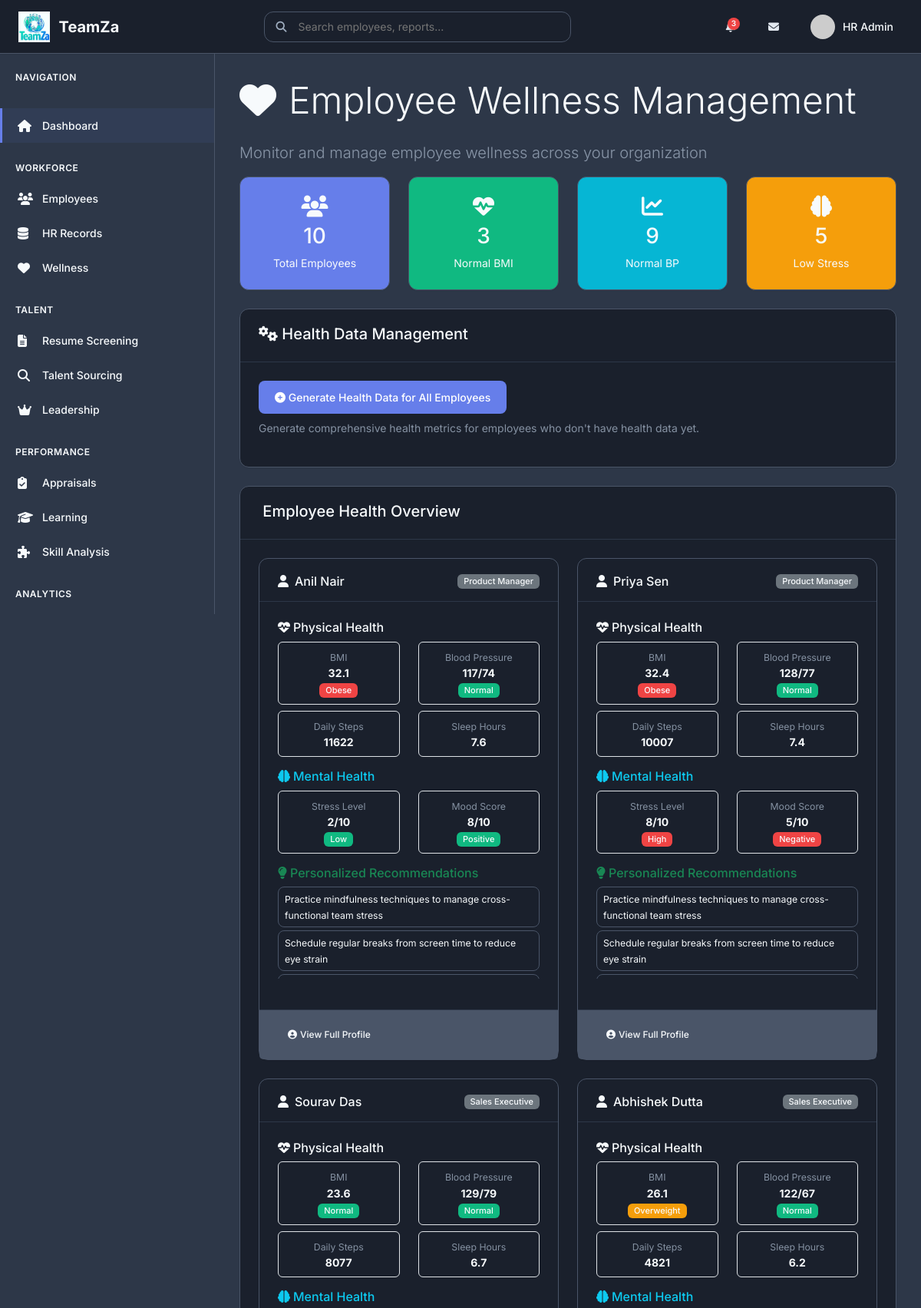
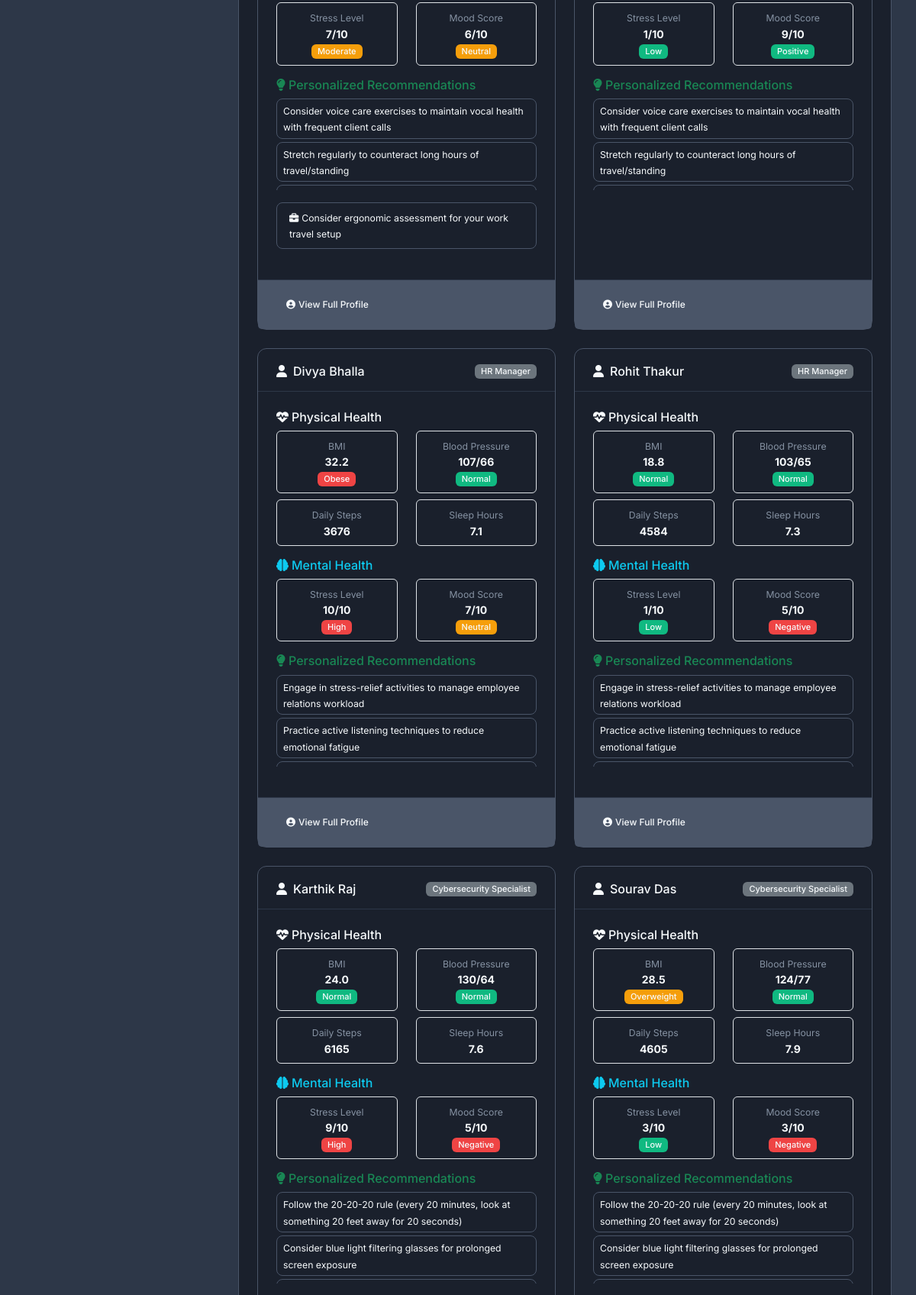
/wellness-tracker (upper part), run on the app's committed database (2 pictures, top to bottom).
### models.py (models this page shows, shortened)
class Employee(db.Model):
    id = db.Column(db.Integer, primary_key=True)
    name = db.Column(db.String(100), nullable=False)
    email = db.Column(db.String(120), unique=True, nullable=False)
    department = db.Column(db.String(50), nullable=False)
    position = db.Column(db.String(100), nullable=False)
    hire_date = db.Column(db.Date, nullable=False)
    current_salary = db.Column(db.Float, default=0.0)
    performance_score = db.Column(db.Float, default=0.0)
    skills = db.Column(Text)  # JSON string of skills
    gender = db.Column(db.String(20))
    region = db.Column(db.String(50))
    age = db.Column(db.Integer)
    experience_years = db.Column(db.Integer)
    manager_rating = db.Column(db.Float)
    last_hike_date = db.Column(db.Date)
    last_promotion_date = db.Column(db.Date)
    skill_gaps = db.Column(db.String(500))
    status = db.Column(db.String(20), default='active')  # active, inactive, terminated
    created_at = db.Column(db.DateTime, default=datetime.utcnow)

class HealthMetrics(db.Model):
    id = db.Column(db.Integer, primary_key=True)
    employee_id = db.Column(db.Integer, db.ForeignKey('employee.id'), nullable=False)
    bmi = db.Column(db.Float)
    bmi_status = db.Column(db.String(20))  # Normal, Overweight, Obese, Underweight
    blood_pressure = db.Column(db.String(20))  # e.g., "120/80"
    bp_status = db.Column(db.String(20))  # Normal, Elevated
    avg_daily_steps = db.Column(db.Integer)
    avg_sleep_hours = db.Column(db.Float)
    stress_level = db.Column(db.Integer)  # 1-10
    stress_status = db.Column(db.String(20))  # Low, Moderate, High
    mood_score = db.Column(db.Integer)  # 1-10
    mood_status = db.Column(db.String(20))  # Positive, Neutral, Negative
    recommendations = db.Column(Text)  # JSON string of recommendations
    created_at = db.Column(db.DateTime, default=datetime.utcnow)
    employee = db.relationship('Employee', backref=db.backref('health_metrics', lazy=True))

### routes.py (the view, shortened to what this page needs)
@app.route('/wellness-tracker', methods=['GET', 'POST'])
def wellness_tracker():
    from utils.health_generator import HealthDataGenerator
    health_gen = HealthDataGenerator()
    health_overview = health_gen.get_health_overview()
    employees_with_health = db.session.query(Employee, HealthMetrics).outerjoin(HealthMetrics).all()
    recent_checks = WellnessCheck.query.order_by(WellnessCheck.check_date.desc()).limit(20).all()
    total_checks = WellnessCheck.query.count()
    green_status = WellnessCheck.query.filter_by(overall_wellness='green').count()
    yellow_status = WellnessCheck.query.filter_by(overall_wellness='yellow').count()
    red_status = WellnessCheck.query.filter_by(overall_wellness='red').count()
    from datetime import datetime, timedelta
    thirty_days_ago = datetime.now() - timedelta(days=30)
    concern_employees = db.session.query(Employee).join(WellnessCheck).filter(
        WellnessCheck.overall_wellness == 'red',
        WellnessCheck.check_date >= thirty_days_ago
    ).distinct().all()
    return render_template('wellness_tracker.html',
                         employees_with_health=employees_with_health,
                         recent_checks=recent_checks,
                         total_checks=total_checks,
                         green_status=green_status,
                         yellow_status=yellow_status,
                         red_status=red_status,
                         concern_employees=concern_employees,
                         health_overview=health_overview)

### templates/wellness_tracker.html (shortened to what this page needs)
{% extends "base.html" %}
{% block content %}
<div class="row">
    <div class="col-12">
        <h1 class="display-5 mb-4">
            <i class="fas fa-heart me-3"></i>Employee Wellness Management
        </h1>
        <p class="lead text-muted">Monitor and manage employee wellness across your organization</p>
    </div>
</div>
<div class="row mb-4">
    <div class="col-md-3">
        <div class="card bg-primary text-white">
            <div class="card-body text-center">
                <i class="fas fa-users fa-2x mb-2"></i>
                <h3>{{ health_overview.total_employees }}</h3>
                <p class="mb-0">Total Employees</p>
            </div>
        </div>
    </div>
    <div class="col-md-3">
        <div class="card bg-success text-white">
            <div class="card-body text-center">
                <i class="fas fa-heartbeat fa-2x mb-2"></i>
                <h3>{{ health_overview.bmi_distribution.normal }}</h3>
                <p class="mb-0">Normal BMI</p>
            </div>
        </div>
    </div>
    <div class="col-md-3">
        <div class="card bg-info text-white">
            <div class="card-body text-center">
                <i class="fas fa-chart-line fa-2x mb-2"></i>
                <h3>{{ health_overview.bp_distribution.normal }}</h3>
                <p class="mb-0">Normal BP</p>
            </div>
        </div>
    </div>
    <div class="col-md-3">
        <div class="card bg-warning text-white">
            <div class="card-body text-center">
                <i class="fas fa-brain fa-2x mb-2"></i>
                <h3>{{ health_overview.stress_distribution.low }}</h3>
                <p class="mb-0">Low Stress</p>
            </div>
        </div>
    </div>
</div>
<div class="row mb-4">
    <div class="col-12">
        <div class="card">
            <div class="card-header">
                <h5><i class="fas fa-cogs"></i> Health Data Management</h5>
            </div>
            <div class="card-body">
                <form method="post" class="d-inline">
                    <button type="submit" class="btn btn-primary">
                        <i class="fas fa-plus-circle"></i> Generate Health Data for All Employees
                    </button>
                </form>
                <p class="text-muted mt-2">Generate comprehensive health metrics for employees who don't have health data yet.</p>
            </div>
        </div>
    </div>
</div>
<div class="row">
    <div class="col-12">
        <div class="card">
            <div class="card-header">
                <h5> Employee Health Overview</h5>
            </div>
            <div class="card-body">
                {% if employees_with_health %}
                <div class="row">
                    {% for employee, health_metrics in employees_with_health %}
                    <div class="col-lg-6 mb-4">
                        <div class="card h-100">
                            <div class="card-header d-flex justify-content-between align-items-center">
                                <h6 class="mb-0">
                                    <i class="fas fa-user me-2"></i>{{ employee.name }}
                                </h6>
                                <span class="badge bg-secondary">{{ employee.position }}</span>
                            </div>
                            <div class="card-body">
                                {% if health_metrics %}
                                <div class="mb-3">
                                    <h6 class="text-primary">
                                        <i class="fas fa-heartbeat me-1"></i>Physical Health
                                    </h6>
                                    <div class="row text-center">
                                        <div class="col-6">
                                            <div class="border rounded p-2">
                                                <small class="text-muted">BMI</small>
                                                <div class="fw-bold">{{ health_metrics.bmi }}</div>
                                                <span class="badge {% if health_metrics.bmi_status == 'Normal' %}bg-success{% elif health_metrics.bmi_status == 'Overweight' %}bg-warning{% else %}bg-danger{% endif %}">
                                                    {{ health_metrics.bmi_status }}
                                                </span>
                                            </div>
                                        </div>
                                        <div class="col-6">
                                            <div class="border rounded p-2">
                                                <small class="text-muted">Blood Pressure</small>
                                                <div class="fw-bold">{{ health_metrics.blood_pressure }}</div>
                                                <span class="badge {% if health_metrics.bp_status == 'Normal' %}bg-success{% else %}bg-warning{% endif %}">
                                                    {{ health_metrics.bp_status }}
                                                </span>
                                            </div>
                                        </div>
                                    </div>
                                    <div class="row text-center mt-2">
                                        <div class="col-6">
                                            <div class="border rounded p-2">
                                                <small class="text-muted">Daily Steps</small>
                                                <div class="fw-bold">{{ health_metrics.avg_daily_steps }}</div>
                                            </div>
                                        </div>
                                        <div class="col-6">
                                            <div class="border rounded p-2">
                                                <small class="text-muted">Sleep Hours</small>
                                                <div class="fw-bold">{{ health_metrics.avg_sleep_hours }}</div>
                                            </div>
                                        </div>
                                    </div>
                                </div>
                                <div class="mb-3">
                                    <h6 class="text-info">
                                        <i class="fas fa-brain me-1"></i>Mental Health
                                    </h6>
                                    <div class="row text-center">
                                        <div class="col-6">
                                            <div class="border rounded p-2">
                                                <small class="text-muted">Stress Level</small>
                                                <div class="fw-bold">{{ health_metrics.stress_level }}/10</div>
                                                <span class="badge {% if health_metrics.stress_status == 'Low' %}bg-success{% elif health_metrics.stress_status == 'Moderate' %}bg-warning{% else %}bg-danger{% endif %}">
                                                    {{ health_metrics.stress_status }}
                                                </span>
                                            </div>
                                        </div>
                                        <div class="col-6">
                                            <div class="border rounded p-2">
                                                <small class="text-muted">Mood Score</small>
                                                <div class="fw-bold">{{ health_metrics.mood_score }}/10</div>
                                                <span class="badge {% if health_metrics.mood_status == 'Positive' %}bg-success{% elif health_metrics.mood_status == 'Neutral' %}bg-warning{% else %}bg-danger{% endif %}">
                                                    {{ health_metrics.mood_status }}
                                                </span>
                                            </div>
                                        </div>
                                    </div>
                                </div>
                                {% if health_metrics.recommendations %}
                                <div class="mb-3">
                                    <h6 class="text-success">
                                        <i class="fas fa-lightbulb me-1"></i>Personalized Recommendations
                                    </h6>
                                    <div class="recommendations-list" style="max-height: 120px; overflow-y: auto;">
                                        {% set recommendations = health_metrics.recommendations | from_json %}
                                        {% for recommendation in recommendations %}
                                        <div class="alert alert-light py-1 px-2 mb-1">
                                            <small>{{ recommendation }}</small>
                                        </div>
                                        {% endfor %}
                                    </div>
                                </div>
                                {% endif %}
                                {% if employee.age and employee.age > 40 and 'Sales Executive' in employee.position %}
                                <div class="alert alert-warning py-2">
                                    <small><i class="fas fa-briefcase me-1"></i>Consider ergonomic assessment for your work travel setup</small>
                                </div>
                                {% endif %}
                                {% endif %}
                            </div>
                            <div class="card-footer">
                                <a href="{{ url_for('employee_profile', employee_id=employee.id) }}" class="btn btn-sm btn-outline-primary">
                                    <i class="fas fa-user-circle me-1"></i>View Full Profile
                                </a>
                            </div>
                        </div>
                    </div>
                    {% endfor %}
                </div>
                {% endif %}
            </div>
        </div>
    </div>
</div>
{% endblock %}

### data on the page
Employee: name "Anil Nair", position "Product Manager", bmi "32.1", bmi_status "Obese", blood_pressure "117/74", bp_status "Normal", avg_daily_steps "11622", avg_sleep_hours "7.6", stress_level "2", stress_status "Low", mood_score "8", mood_status "Positive", recommendations "Practice mindfulness techniques to manage cross-functional team stress" "Schedule regular breaks from screen time to reduce eye strain"
Employee: name "Priya Sen", position "Product Manager", bmi "32.4", bmi_status "Obese", blood_pressure "128/77", bp_status "Normal", avg_daily_steps "10007", avg_sleep_hours "7.4", stress_level "8", stress_status "High", mood_score "5", mood_status "Negative", recommendations "Practice mindfulness techniques to manage cross-functional team stress" "Schedule regular breaks from screen time to reduce eye strain"
Employee: name "Sourav Das", position "Sales Executive", bmi "23.6", bmi_status "Normal", blood_pressure "129/79", bp_status "Normal", avg_daily_steps "8077", avg_sleep_hours "6.7", stress_level "7", stress_status "Moderate", mood_score "6", mood_status "Neutral", recommendations "Consider voice care exercises to maintain vocal health with frequent client calls" "Stretch regularly to counteract long hours of travel/standing", shows "Consider ergonomic assessment for your work travel setup"
Employee: name "Abhishek Dutta", position "Sales Executive", bmi "26.1", bmi_status "Overweight", blood_pressure "122/67", bp_status "Normal", avg_daily_steps "4821", avg_sleep_hours "6.2", stress_level "1", stress_status "Low", mood_score "9", mood_status "Positive", recommendations "Consider voice care exercises to maintain vocal health with frequent client calls" "Stretch regularly to counteract long hours of travel/standing"
Employee: name "Divya Bhalla", position "HR Manager", bmi "32.2", bmi_status "Obese", blood_pressure "107/66", bp_status "Normal", avg_daily_steps "3676", avg_sleep_hours "7.1", stress_level "10", stress_status "High", mood_score "7", mood_status "Neutral", recommendations "Engage in stress-relief activities to manage employee relations workload" "Practice active listening techniques to reduce emotional fatigue"
Employee: name "Rohit Thakur", position "HR Manager", bmi "18.8", bmi_status "Normal", blood_pressure "103/65", bp_status "Normal", avg_daily_steps "4584", avg_sleep_hours "7.3", stress_level "1", stress_status "Low", mood_score "5", mood_status "Negative", recommendations "Engage in stress-relief activities to manage employee relations workload" "Practice active listening techniques to reduce emotional fatigue"
Employee: name "Karthik Raj", position "Cybersecurity Specialist", bmi "24.0", bmi_status "Normal", blood_pressure "130/64", bp_status "Normal", avg_daily_steps "6165", avg_sleep_hours "7.6", stress_level "9", stress_status "High", mood_score "5", mood_status "Negative", recommendations "Follow the 20-20-20 rule (every 20 minutes, look at something 20 feet away for 20 seconds)" "Consider blue light filtering glasses for prolonged screen exposure"
Employee: name "Sourav Das", position "Cybersecurity Specialist", bmi "28.5", bmi_status "Overweight", blood_pressure "124/77", bp_status "Normal", avg_daily_steps "4605", avg_sleep_hours "7.9", stress_level "3", stress_status "Low", mood_score "3", mood_status "Negative", recommendations "Follow the 20-20-20 rule (every 20 minutes, look at something 20 feet away for 20 seconds)" "Consider blue light filtering glasses for prolonged screen exposure"

### other printed values
{{ health_overview.total_employees }} "10"
{{ health_overview.bmi_distribution.normal }} "3"
{{ health_overview.bp_distribution.normal }} "9"
{{ health_overview.stress_distribution.low }} "5"
